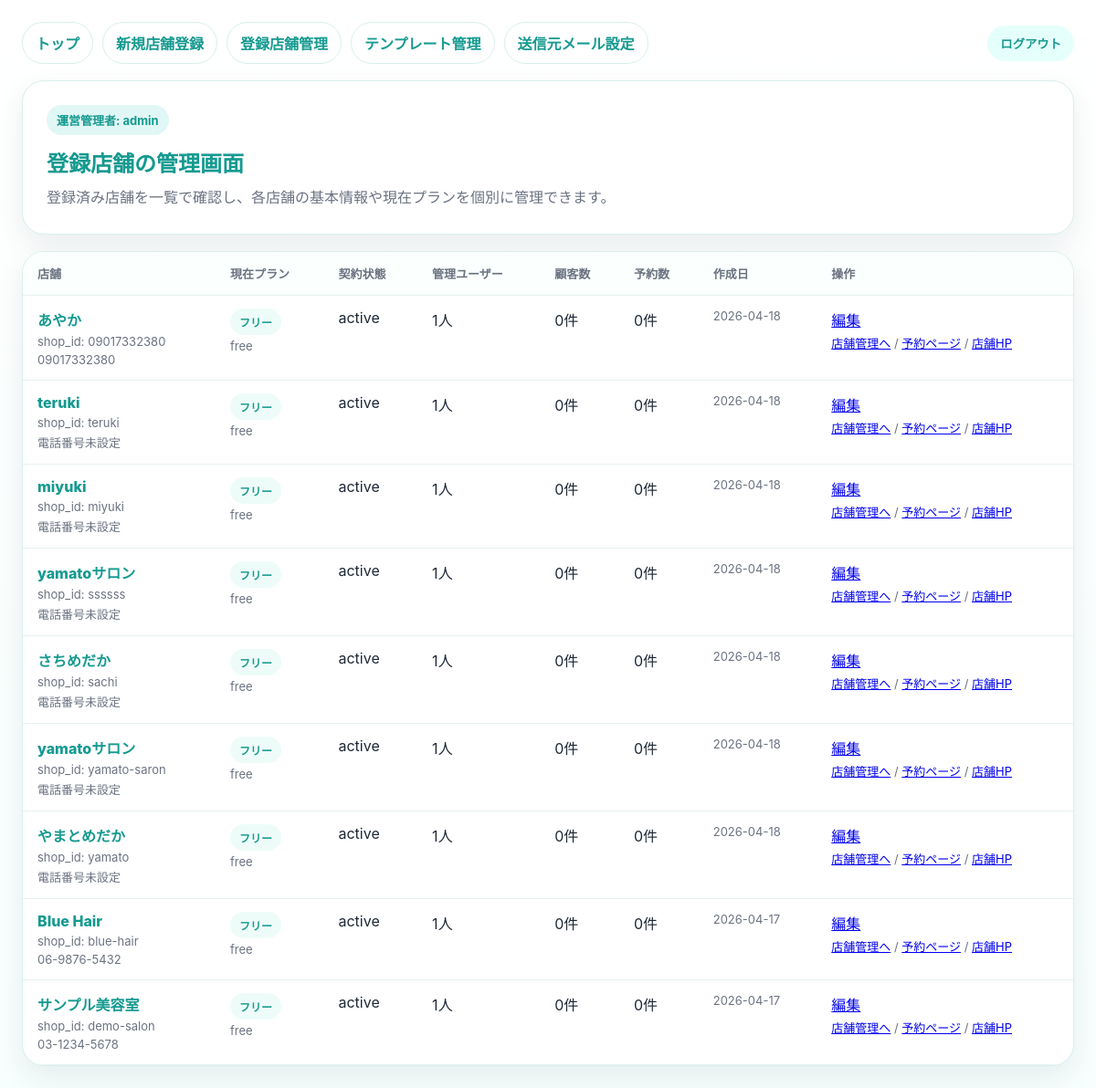
Page /platform/shops (signed in) on the earlier database version.
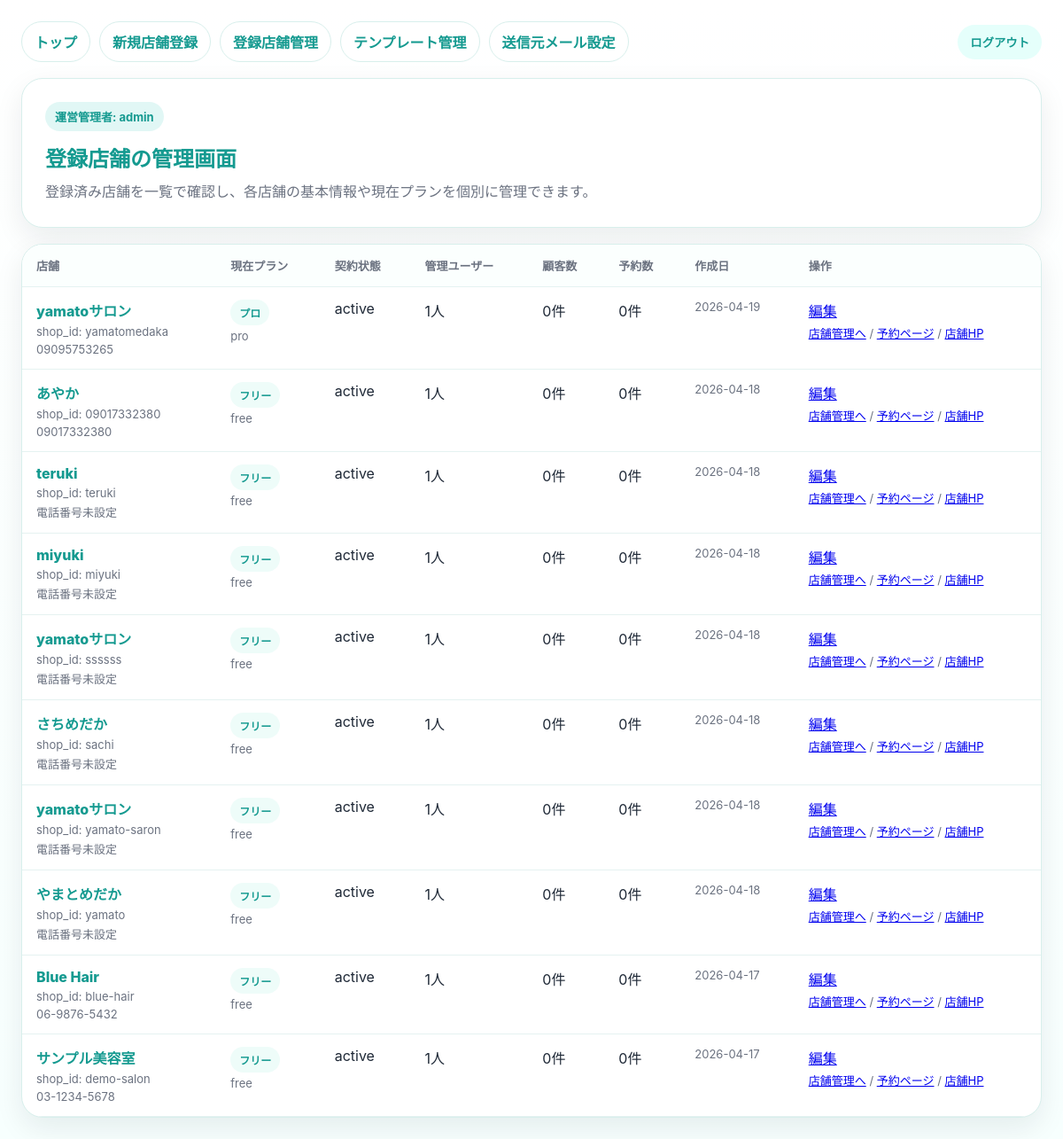
Same page on the later database version.
### tables this page shows
CREATE TABLE shops (
                id INTEGER PRIMARY KEY AUTOINCREMENT,
                shop_id TEXT NOT NULL UNIQUE,
                shop_name TEXT NOT NULL,
                catch_copy TEXT DEFAULT '',
                description TEXT DEFAULT '',
                phone TEXT DEFAULT '',
                address TEXT DEFAULT '',
                business_hours TEXT DEFAULT '10:00〜19:00',
                holiday TEXT DEFAULT '火曜日',
                primary_color TEXT DEFAULT '#2ec4b6',
                primary_dark TEXT DEFAULT '#159a90',
                accent_bg TEXT DEFAULT '#f7fffe',
                staff_list_json TEXT NOT NULL DEFAULT '[]',
                menus_json TEXT NOT NULL DEFAULT '[]',
                admin_ui_mode TEXT NOT NULL DEFAULT 'web',
                created_at TEXT DEFAULT CURRENT_TIMESTAMP
            , reply_to_email TEXT DEFAULT '');

### app/main.py (the view)
@app.get("/platform/shops", response_class=HTMLResponse)
def platform_shops(request: Request):
    redirect = require_platform_login(request)
    if redirect:
        return redirect
    context = {
        "request": request,
        "shops": get_all_shops_for_platform(),
        "message": request.query_params.get("saved", ""),
        "error_message": "",
        "current_admin_name": request.session.get("platform_admin_name", PLATFORM_ADMIN.get("name", "運営管理者")),
    }
    return templates.TemplateResponse(
        request=request,
        name="platform/shops.html",
        context=context,
    )

### app/templates/platform/shops.html (shortened to what this page needs)
<!doctype html>
<html lang="ja">
<head>
</head>
<body>
<div class="wrap">
  <div class="top">
    <div class="links"><a href="/">トップ</a><a href="/signup">新規店舗登録</a><a href="/platform/shops">登録店舗管理</a><a href="/platform/templates">テンプレート管理</a><a href="/platform/settings/mail">送信元メール設定</a></div>
    <form class="logout" method="post" action="/platform/logout"><button type="submit">ログアウト</button></form>
  </div>
  <section class="hero"><div class="badge">運営管理者: {{ current_admin_name }}</div><h1>登録店舗の管理画面</h1><p>登録済み店舗を一覧で確認し、各店舗の基本情報や現在プランを個別に管理できます。</p></section>
  <section class="table-card">
    <table>
      <thead><tr><th>店舗</th><th>現在プラン</th><th>契約状態</th><th>管理ユーザー</th><th>顧客数</th><th>予約数</th><th>作成日</th><th>操作</th></tr></thead>
      <tbody>
      {% for shop in shops %}
        <tr>
          <td class="name"><a href="/platform/shops/{{ shop.shop_id }}/edit">{{ shop.shop_name }}</a><div class="sub">shop_id: {{ shop.shop_id }}</div><div class="sub">{{ shop.phone or '電話番号未設定' }}</div></td>
          <td><span class="pill">{{ shop.plan_name }}</span><div class="sub">{{ shop.plan_code }}</div></td>
          <td>{{ shop.subscription_status }}</td>
          <td>{{ shop.admin_user_count }}人</td>
          <td>{{ shop.customer_count }}件</td>
          <td>{{ shop.reservation_count }}件</td>
          <td class="muted">{{ shop.created_at[:10] if shop.created_at else '' }}</td>
          <td><a href="/platform/shops/{{ shop.shop_id }}/edit">編集</a><div class="sub"><a href="/admin/login/{{ shop.shop_id }}">店舗管理へ</a> / <a href="/shop/{{ shop.shop_id }}" target="_blank">予約ページ</a> / <a href="/site/{{ shop.shop_id if shop is defined else shop.shop_id }}" target="_blank">店舗HP</a></div></td>
        </tr>
      {% endfor %}
      </tbody>
    </table>
  </section>
</div>
</body>
</html>

### app/templates/platform/shops.html (style rules this page uses)
:root { --primary:#2ec4b6;--primary-dark:#159a90;--bg:#f7fffe;--line:#d8efec;--text:#1f2937;--sub:#6b7280;--card:#fff;--ok:#166534;--ok-bg:#f0fdf4;--danger:#b91c1c;--danger-bg:#fef2f2 }
* { box-sizing:border-box }
body { margin:0;font-family:-apple-system,BlinkMacSystemFont,"Segoe UI",sans-serif;background:linear-gradient(180deg,#fff 0%,var(--bg) 100%);color:var(--text);padding:24px }
.wrap { max-width:1220px;margin:0 auto }
.top { display:flex;justify-content:space-between;gap:12px;align-items:center;flex-wrap:wrap;margin-bottom:18px }
.links { display:flex;gap:10px;flex-wrap:wrap }
.links a { display:inline-flex;padding:10px 14px;border-radius:999px;border:1px solid var(--line);text-decoration:none;color:var(--primary-dark);font-weight:700;background:#fff }
.logout button { padding:10px 14px;border:none;border-radius:999px;background:#e5fffb;color:var(--primary-dark);font-weight:800 }
.hero,.table-card { background:var(--card);border:1px solid var(--line);border-radius:24px;box-shadow:0 12px 32px rgba(15,23,42,.08) }
.hero { padding:26px;margin-bottom:18px }
.hero h1 { margin:0 0 8px;color:var(--primary-dark) }
.hero p { margin:0;color:var(--sub);line-height:1.7 }
.badge { display:inline-flex;padding:7px 11px;border-radius:999px;background:rgba(46,196,182,.14);color:var(--primary-dark);font-weight:700;font-size:13px;margin-bottom:12px }
.table-card { overflow:auto }
table { width:100%;border-collapse:collapse;min-width:980px }
th,td { padding:14px 16px;border-bottom:1px solid #e5f2f1;vertical-align:top;text-align:left }
th { font-size:13px;color:var(--sub);background:#fbfffe }
.name a { text-decoration:none;color:var(--primary-dark);font-weight:800 }
.sub { color:var(--sub);font-size:13px;margin-top:4px }
.pill { display:inline-flex;padding:6px 10px;border-radius:999px;background:#eefcf9;color:var(--primary-dark);font-weight:700;font-size:12px }
.muted { color:var(--sub);font-size:13px }

Differences in the rows shown:
added shops: shop_name "yamatoサロン", shop_id "yamatomedaka", phone "09095753265", plan_name "プロ", plan_code "pro", subscription_status "active", admin_user_count "1", customer_count "0", reservation_count "0", created_at "2026-04-19"
